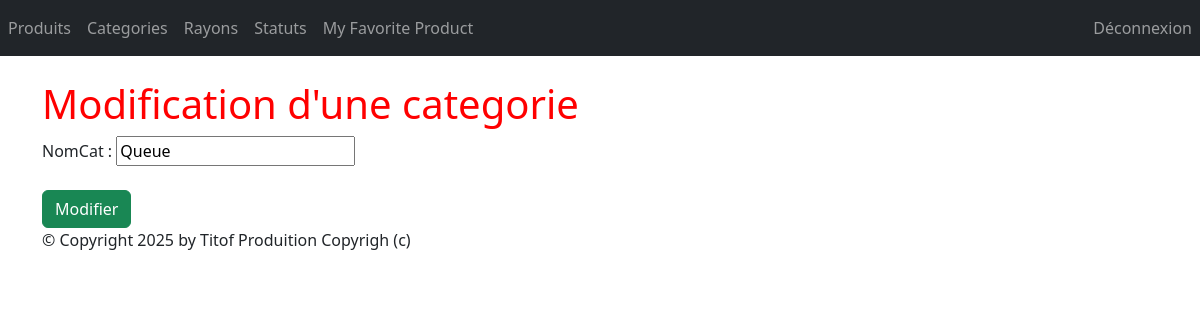
Before: /monApp/categorie/4/update/ (signed in) with the older database file.
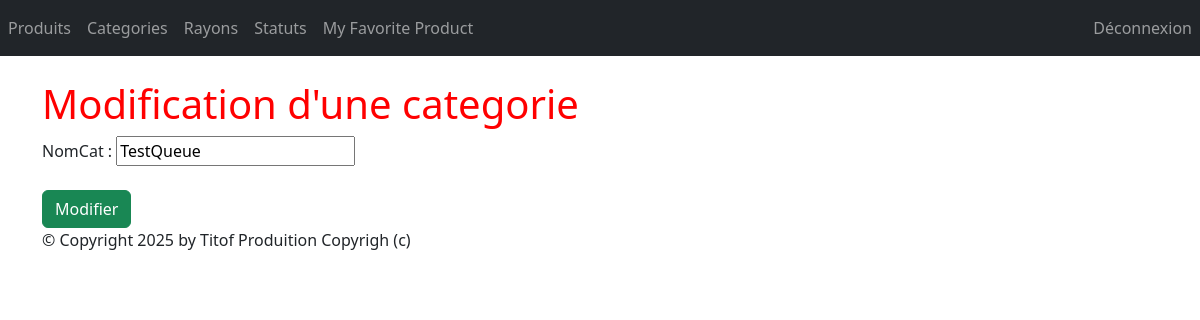
After: the same page with the newer database file.
### monApp/models.py (models this page shows, shortened)
class Categorie(models.Model):
    idCat = models.AutoField(primary_key=True)
    nomCat = models.CharField(max_length=100)

### monApp/views.py (the view, shortened to what this page needs)
# urls.py: path("categorie/<int:pk>/update/", views.CategorieUpdateView.as_view(), name="categorie_chng"),
@method_decorator(login_required, name='dispatch')
class CategorieUpdateView(UpdateView):
    model = Categorie
    form_class = CategorieForm
    template_name = "monApp/Update/categorie.html"

### monApp/forms.py
class CategorieForm(forms.ModelForm):
    class Meta:
        model = Categorie
        fields = '__all__'

### monApp/templates/monApp/Update/categorie.html (shortened to what this page needs)
{% extends 'monApp/base.html' %}
{% block contenu %}
<h1> Modification d'une categorie </h1>
<form action="" method="post" >
{{ form.as_p }}
<button type="submit" class="btn btn-success mt-2">Modifier</button>
</form>
{% endblock %}

Changed rows visible on the page:
changed Categorie: nomCat "Queue" → "TestQueue"
